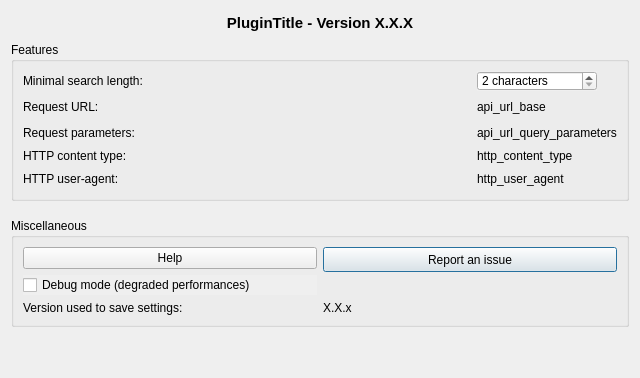
<?xml version="1.0" encoding="UTF-8"?>
<ui version="4.0">
 <class>dlg_settings</class>
 <widget class="QDialog" name="dlg_settings">
  <property name="geometry">
   <rect>
    <x>0</x>
    <y>0</y>
    <width>640</width>
    <height>378</height>
   </rect>
  </property>
  <property name="sizePolicy">
   <sizepolicy hsizetype="Expanding" vsizetype="Preferred">
    <horstretch>0</horstretch>
    <verstretch>0</verstretch>
   </sizepolicy>
  </property>
  <property name="minimumSize">
   <size>
    <width>640</width>
    <height>300</height>
   </size>
  </property>
  <property name="windowTitle">
   <string>Settings</string>
  </property>
  <property name="autoFillBackground">
   <bool>true</bool>
  </property>
  <property name="locale">
   <locale language="English" country="UnitedStates"/>
  </property>
  <layout class="QVBoxLayout" name="verticalLayout">
   <item>
    <widget class="QLabel" name="lbl_title">
     <property name="minimumSize">
      <size>
       <width>50</width>
       <height>25</height>
      </size>
     </property>
     <property name="font">
      <font>
       <pointsize>11</pointsize>
       <weight>75</weight>
       <bold>true</bold>
      </font>
     </property>
     <property name="toolTip">
      <string notr="true"/>
     </property>
     <property name="autoFillBackground">
      <bool>true</bool>
     </property>
     <property name="frameShape">
      <enum>QFrame::NoFrame</enum>
     </property>
     <property name="frameShadow">
      <enum>QFrame::Raised</enum>
     </property>
     <property name="text">
      <string notr="true">PluginTitle - Version X.X.X</string>
     </property>
     <property name="scaledContents">
      <bool>true</bool>
     </property>
     <property name="alignment">
      <set>Qt::AlignCenter</set>
     </property>
     <property name="margin">
      <number>5</number>
     </property>
     <property name="textInteractionFlags">
      <set>Qt::TextSelectableByMouse</set>
     </property>
    </widget>
   </item>
   <item>
    <widget class="QGroupBox" name="grp_features">
     <property name="minimumSize">
      <size>
       <width>550</width>
       <height>100</height>
      </size>
     </property>
     <property name="title">
      <string>Features</string>
     </property>
     <layout class="QGridLayout" name="gridLayout_2">
      <item row="0" column="0">
       <widget class="QLabel" name="lbl_min_search_length">
        <property name="minimumSize">
         <size>
          <width>0</width>
          <height>20</height>
         </size>
        </property>
        <property name="maximumSize">
         <size>
          <width>16777215</width>
          <height>35</height>
         </size>
        </property>
        <property name="text">
         <string>Minimal search length:</string>
        </property>
       </widget>
      </item>
      <item row="3" column="0">
       <widget class="QLabel" name="lbl_url_query">
        <property name="minimumSize">
         <size>
          <width>0</width>
          <height>20</height>
         </size>
        </property>
        <property name="maximumSize">
         <size>
          <width>16777215</width>
          <height>35</height>
         </size>
        </property>
        <property name="text">
         <string>Request parameters:</string>
        </property>
       </widget>
      </item>
      <item row="0" column="1">
       <widget class="QSpinBox" name="sbx_min_search_length">
        <property name="minimumSize">
         <size>
          <width>0</width>
          <height>20</height>
         </size>
        </property>
        <property name="maximumSize">
         <size>
          <width>120</width>
          <height>35</height>
         </size>
        </property>
        <property name="toolTip">
         <string>Minimal search length</string>
        </property>
        <property name="autoFillBackground">
         <bool>true</bool>
        </property>
        <property name="suffix">
         <string> characters</string>
        </property>
        <property name="minimum">
         <number>2</number>
        </property>
        <property name="maximum">
         <number>10</number>
        </property>
       </widget>
      </item>
      <item row="1" column="0">
       <widget class="QLabel" name="lbl_url_path">
        <property name="minimumSize">
         <size>
          <width>0</width>
          <height>20</height>
         </size>
        </property>
        <property name="maximumSize">
         <size>
          <width>16777215</width>
          <height>35</height>
         </size>
        </property>
        <property name="text">
         <string>Request URL:</string>
        </property>
       </widget>
      </item>
      <item row="5" column="1">
       <widget class="QLabel" name="lbl_http_user_agent_value">
        <property name="minimumSize">
         <size>
          <width>0</width>
          <height>20</height>
         </size>
        </property>
        <property name="maximumSize">
         <size>
          <width>16777215</width>
          <height>35</height>
         </size>
        </property>
        <property name="toolTip">
         <string notr="true"/>
        </property>
        <property name="text">
         <string notr="true">http_user_agent</string>
        </property>
       </widget>
      </item>
      <item row="1" column="1">
       <widget class="QLabel" name="lbl_url_path_value">
        <property name="minimumSize">
         <size>
          <width>0</width>
          <height>20</height>
         </size>
        </property>
        <property name="maximumSize">
         <size>
          <width>16777215</width>
          <height>35</height>
         </size>
        </property>
        <property name="toolTip">
         <string notr="true"/>
        </property>
        <property name="text">
         <string notr="true">api_url_base</string>
        </property>
       </widget>
      </item>
      <item row="3" column="1">
       <widget class="QLabel" name="lbl_url_query_value">
        <property name="minimumSize">
         <size>
          <width>0</width>
          <height>20</height>
         </size>
        </property>
        <property name="maximumSize">
         <size>
          <width>16777215</width>
          <height>35</height>
         </size>
        </property>
        <property name="toolTip">
         <string notr="true"/>
        </property>
        <property name="text">
         <string notr="true">api_url_query_parameters</string>
        </property>
       </widget>
      </item>
      <item row="5" column="0">
       <widget class="QLabel" name="lbl_http_user_agent">
        <property name="minimumSize">
         <size>
          <width>0</width>
          <height>20</height>
         </size>
        </property>
        <property name="maximumSize">
         <size>
          <width>16777215</width>
          <height>35</height>
         </size>
        </property>
        <property name="text">
         <string>HTTP user-agent:</string>
        </property>
       </widget>
      </item>
      <item row="4" column="0">
       <widget class="QLabel" name="lbl_http_content_type">
        <property name="text">
         <string>HTTP content type:</string>
        </property>
       </widget>
      </item>
      <item row="4" column="1">
       <widget class="QLabel" name="lbl_http_content_type_value">
        <property name="text">
         <string notr="true">http_content_type</string>
        </property>
       </widget>
      </item>
     </layout>
    </widget>
   </item>
   <item>
    <spacer name="verticalSpacer_2">
     <property name="orientation">
      <enum>Qt::Vertical</enum>
     </property>
     <property name="sizeType">
      <enum>QSizePolicy::Preferred</enum>
     </property>
     <property name="sizeHint" stdset="0">
      <size>
       <width>20</width>
       <height>15</height>
      </size>
     </property>
    </spacer>
   </item>
   <item>
    <widget class="QGroupBox" name="grp_misc">
     <property name="minimumSize">
      <size>
       <width>0</width>
       <height>100</height>
      </size>
     </property>
     <property name="title">
      <string>Miscellaneous</string>
     </property>
     <property name="flat">
      <bool>false</bool>
     </property>
     <layout class="QGridLayout" name="gridLayout">
      <item row="1" column="0">
       <widget class="QCheckBox" name="opt_debug">
        <property name="toolTip">
         <string>Enable debug mode.</string>
        </property>
        <property name="autoFillBackground">
         <bool>true</bool>
        </property>
        <property name="locale">
         <locale language="English" country="UnitedStates"/>
        </property>
        <property name="text">
         <string>Debug mode (degraded performances)</string>
        </property>
        <property name="tristate">
         <bool>false</bool>
        </property>
       </widget>
      </item>
      <item row="2" column="1">
       <widget class="QLabel" name="lbl_version_saved_value">
        <property name="text">
         <string notr="true">X.X.x</string>
        </property>
        <property name="textInteractionFlags">
         <set>Qt::NoTextInteraction</set>
        </property>
       </widget>
      </item>
      <item row="2" column="0">
       <widget class="QLabel" name="lbl_version_saved">
        <property name="text">
         <string>Version used to save settings:</string>
        </property>
       </widget>
      </item>
      <item row="0" column="1">
       <widget class="QPushButton" name="btn_report">
        <property name="minimumSize">
         <size>
          <width>0</width>
          <height>25</height>
         </size>
        </property>
        <property name="maximumSize">
         <size>
          <width>16777215</width>
          <height>30</height>
         </size>
        </property>
        <property name="text">
         <string>Report an issue</string>
        </property>
        <property name="icon">
         <iconset>
          <normaloff>:/plugins/qtribu/resources/images/bullhorn.svg</normaloff>:/plugins/qtribu/resources/images/bullhorn.svg</iconset>
        </property>
       </widget>
      </item>
      <item row="0" column="0">
       <widget class="QPushButton" name="btn_help">
        <property name="text">
         <string>Help</string>
        </property>
       </widget>
      </item>
     </layout>
    </widget>
   </item>
   <item>
    <spacer name="verticalSpacer">
     <property name="orientation">
      <enum>Qt::Vertical</enum>
     </property>
     <property name="sizeType">
      <enum>QSizePolicy::MinimumExpanding</enum>
     </property>
     <property name="sizeHint" stdset="0">
      <size>
       <width>20</width>
       <height>40</height>
      </size>
     </property>
    </spacer>
   </item>
  </layout>
 </widget>
 <resources/>
 <connections/>
</ui>
